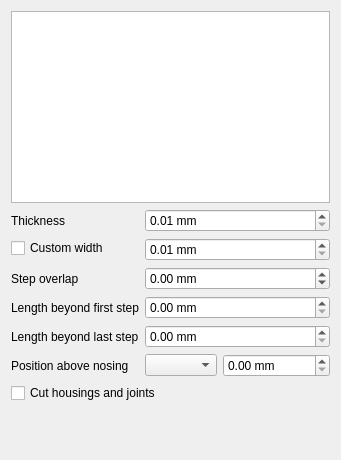
<?xml version="1.0" encoding="UTF-8"?>
<ui version="4.0">
 <class>TaskStairDesignerStringers</class>
 <widget class="QWidget" name="TaskStairDesignerStringers">
  <property name="windowTitle">
   <string>Stringer Parameters</string>
  </property>
  <layout class="QVBoxLayout" name="verticalLayout">
   <item>
    <widget class="QTreeWidget" name="stringer_tree">
     <property name="rootIsDecorated">
      <bool>true</bool>
     </property>
     <property name="headerHidden">
      <bool>true</bool>
     </property>
     <column>
      <property name="text">
       <string notr="true">1</string>
      </property>
     </column>
     <column>
      <property name="text">
       <string notr="true">2</string>
      </property>
     </column>
    </widget>
   </item>
   <item>
    <layout class="QFormLayout" name="stringerForm">
     <item row="0" column="0">
      <widget class="QLabel" name="stringerThicknessLabel">
       <property name="text">
        <string>Thickness</string>
       </property>
      </widget>
     </item>
     <item row="0" column="1">
      <widget class="QDoubleSpinBox" name="stringer_thickness">
       <property name="suffix">
        <string> mm</string>
       </property>
       <property name="decimals">
        <number>2</number>
       </property>
       <property name="minimum">
        <double>0.010000000000000</double>
       </property>
       <property name="maximum">
        <double>1000000.000000000000000</double>
       </property>
      </widget>
     </item>
     <item row="1" column="0">
      <widget class="QCheckBox" name="stringer_custom_width">
       <property name="text">
        <string>Custom width</string>
       </property>
      </widget>
     </item>
     <item row="1" column="1">
      <widget class="QDoubleSpinBox" name="stringer_width">
       <property name="suffix">
        <string> mm</string>
       </property>
       <property name="decimals">
        <number>2</number>
       </property>
       <property name="minimum">
        <double>0.010000000000000</double>
       </property>
       <property name="maximum">
        <double>1000000.000000000000000</double>
       </property>
      </widget>
     </item>
     <item row="2" column="0">
      <widget class="QLabel" name="stringerStepOverlapLabel">
       <property name="text">
        <string>Step overlap</string>
       </property>
      </widget>
     </item>
     <item row="2" column="1">
      <widget class="QDoubleSpinBox" name="stringer_step_overlap">
       <property name="suffix">
        <string> mm</string>
       </property>
       <property name="decimals">
        <number>2</number>
       </property>
       <property name="minimum">
        <double>-1000000.000000000000000</double>
       </property>
       <property name="maximum">
        <double>1000000.000000000000000</double>
       </property>
      </widget>
     </item>
     <item row="3" column="0">
      <widget class="QLabel" name="stringerStartExtensionLabel">
       <property name="text">
        <string>Length beyond first step</string>
       </property>
      </widget>
     </item>
     <item row="3" column="1">
      <widget class="QDoubleSpinBox" name="stringer_start_extension">
       <property name="suffix">
        <string> mm</string>
       </property>
       <property name="decimals">
        <number>2</number>
       </property>
       <property name="maximum">
        <double>1000000.000000000000000</double>
       </property>
      </widget>
     </item>
     <item row="4" column="0">
      <widget class="QLabel" name="stringerEndExtensionLabel">
       <property name="text">
        <string>Length beyond last step</string>
       </property>
      </widget>
     </item>
     <item row="4" column="1">
      <widget class="QDoubleSpinBox" name="stringer_end_extension">
       <property name="suffix">
        <string> mm</string>
       </property>
       <property name="decimals">
        <number>2</number>
       </property>
       <property name="maximum">
        <double>1000000.000000000000000</double>
       </property>
      </widget>
     </item>
     <item row="5" column="0">
      <widget class="QLabel" name="stringer_position_label">
       <property name="text">
        <string>Position above nosing</string>
       </property>
      </widget>
     </item>
     <item row="5" column="1">
      <widget class="QWidget" name="stringer_position_editor" native="true">
       <layout class="QHBoxLayout" name="stringerPositionLayout">
        <property name="leftMargin">
         <number>0</number>
        </property>
        <property name="topMargin">
         <number>0</number>
        </property>
        <property name="rightMargin">
         <number>0</number>
        </property>
        <property name="bottomMargin">
         <number>0</number>
        </property>
        <item>
         <widget class="QComboBox" name="stringer_nosing_direction"/>
        </item>
        <item>
         <widget class="QDoubleSpinBox" name="stringer_nosing_offset">
          <property name="suffix">
           <string> mm</string>
          </property>
          <property name="decimals">
           <number>2</number>
          </property>
          <property name="maximum">
           <double>1000000.000000000000000</double>
          </property>
         </widget>
        </item>
       </layout>
      </widget>
     </item>
     <item row="6" column="0" colspan="2">
      <widget class="QCheckBox" name="stringer_joinery">
       <property name="text">
        <string>Cut housings and joints</string>
       </property>
      </widget>
     </item>
    </layout>
   </item>
   <item>
    <widget class="QWidget" name="stringer_override_container" native="true">
     <layout class="QVBoxLayout" name="stringer_override_layout">
      <property name="leftMargin">
       <number>0</number>
      </property>
      <property name="topMargin">
       <number>0</number>
      </property>
      <property name="rightMargin">
       <number>0</number>
      </property>
      <property name="bottomMargin">
       <number>0</number>
      </property>
     </layout>
    </widget>
   </item>
   <item>
    <spacer name="verticalSpacer">
     <property name="orientation">
      <enum>Qt::Vertical</enum>
     </property>
     <property name="sizeHint" stdset="0">
      <size>
       <width>20</width>
       <height>40</height>
      </size>
     </property>
    </spacer>
   </item>
  </layout>
 </widget>
 <resources/>
 <connections/>
</ui>
